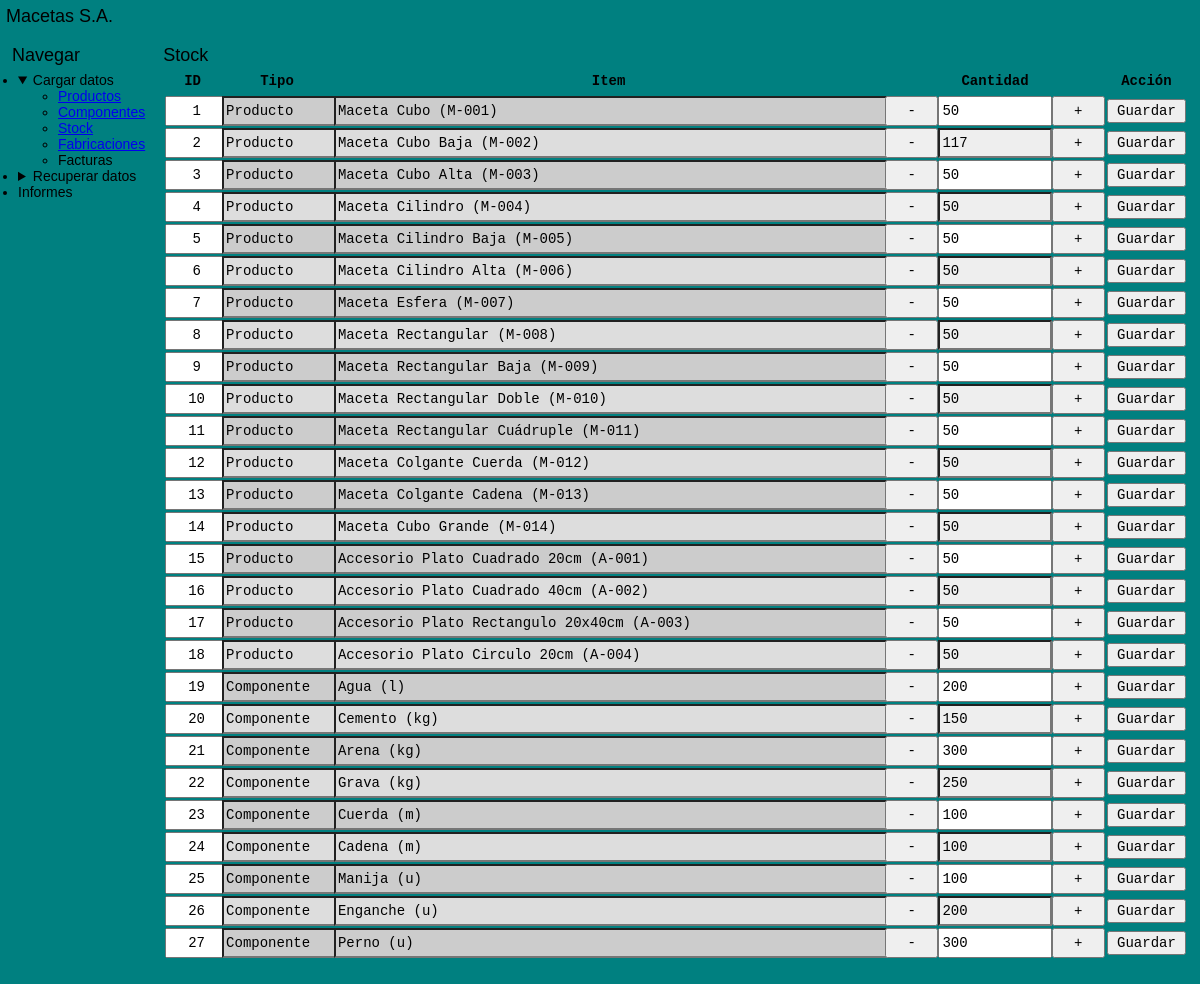
Page /stock/ on the earlier database version.
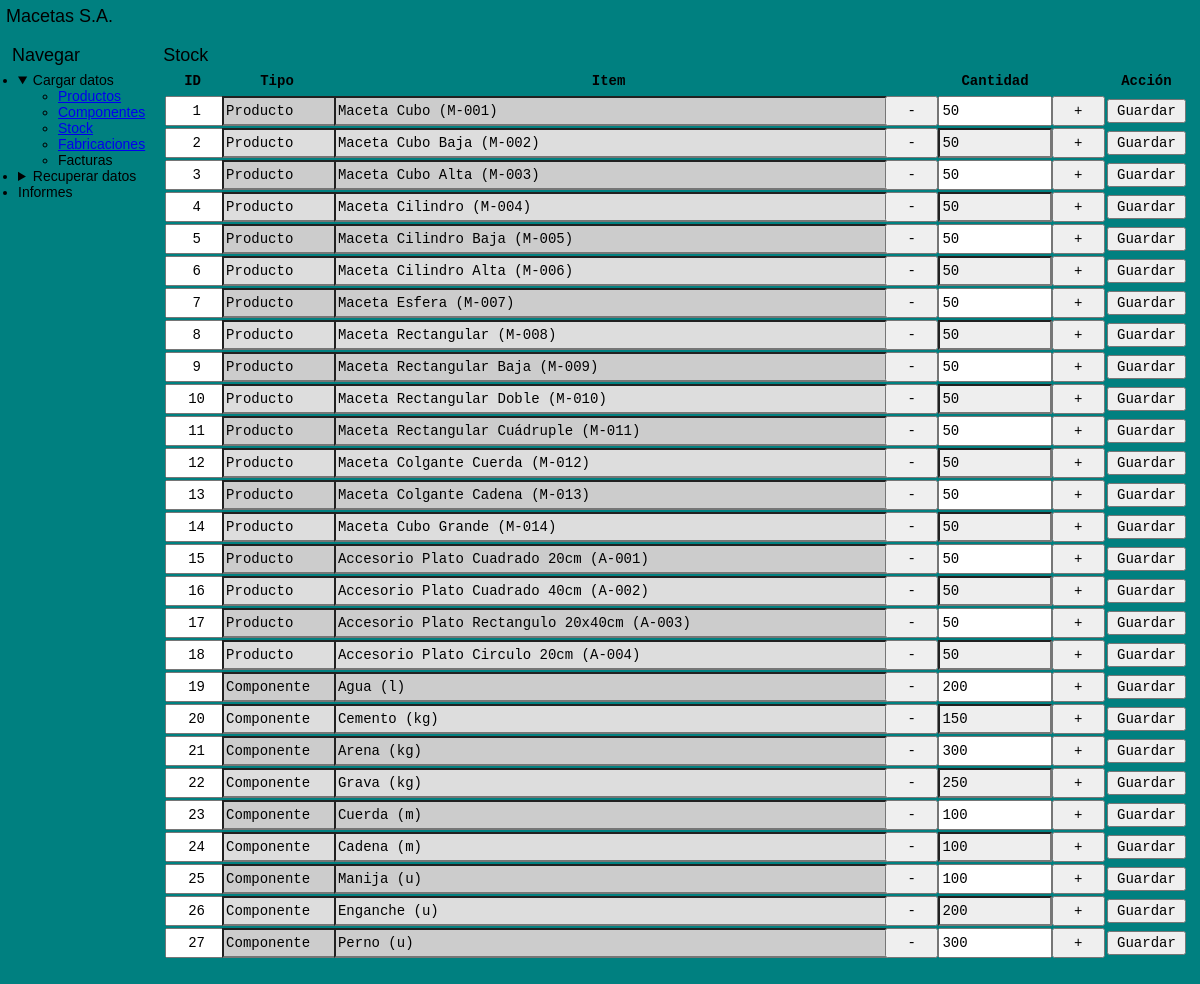
Same page on the later database version.
### tables this page shows
CREATE TABLE stock (
    id INTEGER PRIMARY KEY AUTOINCREMENT,
    id_item INTEGER NOT NULL,
    tipo_item TEXT NOT NULL,
    cantidad INTEGER NOT NULL
);

### app.py (the view)
@APP.route('/stock/', methods=['GET'])
def Stock_Consultar():
    return render_template('/stock.html')

### app.py (called while the page is built)
def Get_DB():
    DB = getattr(g, '_database', None)
    if DB is None:
        DB = g._database = sqlite3.connect(DATABASE)
    return DB

@APP.teardown_appcontext
def Close_DB(exception):
    DB = getattr(g, '_database', None)
    if DB is not None:
        DB.close()

### funciones.py (called while the page is built)
    def Consultar(self):
        return self.DB.execute('SELECT * FROM productos WHERE habilitado != 0').fetchall()

    def Consultar_Tipos(self):
        cursor = self.DB.cursor()
        cursor.row_factory = lambda cursor, row: row[0]
        return cursor.execute('SELECT DISTINCT tipo FROM productos WHERE habilitado != 0 ORDER BY tipo ASC').fetchall()

    def Consultar_Siguiente_ID(self):
        resultado = self.DB.execute('SELECT seq + 1 FROM sqlite_sequence WHERE name = "productos"').fetchone()[0]
        if resultado is None:
            return 1
        return resultado

    def Consultar_Formateado(self):
        resultado = self.DB.execute('SELECT * FROM productos WHERE habilitado != 0').fetchall()
        return {fila[0] : f'{fila[1]} {fila[2]} ({fila[3]})' for fila in resultado}

    def Consultar(self):
        return self.DB.execute('SELECT * FROM componentes WHERE habilitado != 0').fetchall()

### templates/stock.html (shortened to what this page needs)
<!DOCTYPE html>
<html lang='en'>
<head>
    <link rel="stylesheet" href="https://unpkg.com/98.css">
    <link rel='stylesheet' href='{{url_for('static', filename='styles.css')}}'>
</head>
<body>
    <div class="window">
        {% include 'header.html' %}
        <div class="window-body" id="container">
            <div id="aside">
                {% include 'nav.html' %}
            </div>
            <div id="main">
                <legend>Stock</legend>
                <div class="sunken-panel">
                    <table class="interactive">
                        <thead>
                            <th style="width: 5%;" class="primerColumna">ID</th>
                            <th style="width: 10%;">Tipo</th>
                            <th style="width: 50%;">Item</th>
                            <th style="width: 20%;">Cantidad</th>
                            <th style="width: 5%;" class="ultimaColumna">Acción</th>
                        </thead>
                        {% if stockLista %}
                            {% for stock in stockLista %}
                                <tr>
                                    <form action="/stock/modificar" method="post">
                                        <td class="primerColumna">
                                            <input type="text" name="id_modificar" value="{{stock[0]}}" readonly required>
                                        </td>
                                        <td class="columnaReadonly">
                                            <input type="text" name="tipo_modificar" value="{{stock[1]}}" readonly required>
                                        </td>
                                        <td class="columnaReadonly">
                                            {% if stock[1] == 'Producto' %}
                                                <input type="text" name="item_modificar" value="{{ productosFormateados.get(stock[2]) }}" readonly required>
                                            {% elif stock[1] == 'Componente' %}
                                                <input type="text" name="item_modificar" value="{{ componentesFormateados.get(stock[2]) }}" readonly required>
                                            {% endif %}
                                        </td>
                                        <td>
                                            <div class="scrollColumna">
                                                <button type="button" onclick="this.nextElementSibling.stepDown(); this.nextElementSibling.dispatchEvent(new Event('input'));">-</button>
                                                <input type="number" step="1" min="0" onmousewheel name="cantidad_modificar" value="{{stock[3]}}" required>
                                                <button type="button" onclick="this.previousElementSibling.stepUp(); this.previousElementSibling.dispatchEvent(new Event('input'));">+</button>
                                            </div>
                                        </td>
                                        <td class="ultimaColumna">
                                            <div>
                                                <input type="submit" value="Guardar">
                                            </div>
                                        </td>
                                    </form>
                                </tr>
                            {% endfor %}
                        {% endif %}
                    </table>
                </div>
            </div>
        </div>
    </div>
</body>
</html>

Differences in the rows shown:
changed stock "Maceta Cubo Baja (M-002)": cantidad_modificar "117" → "50"
